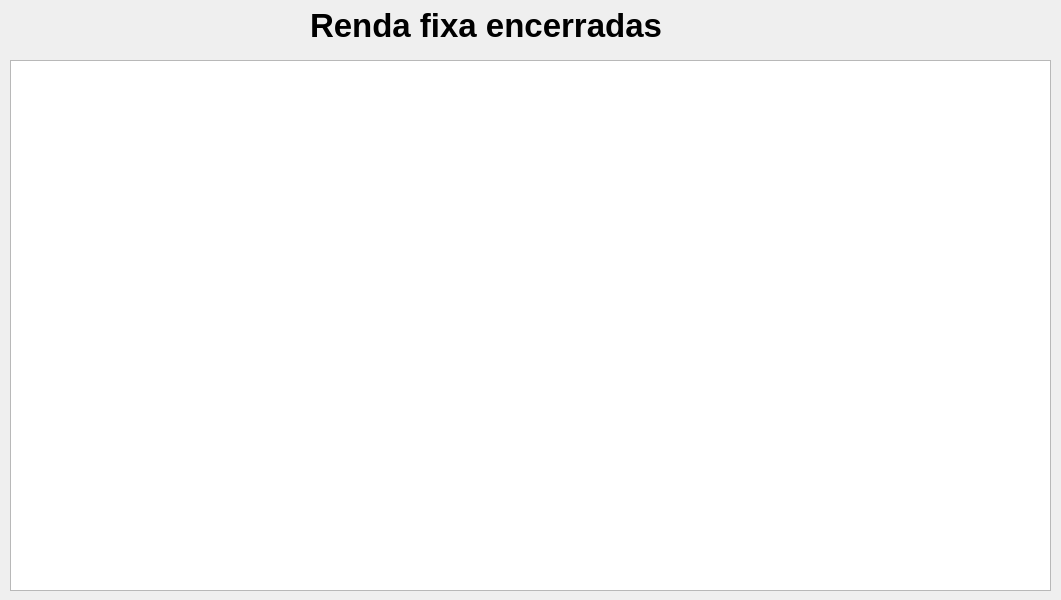
<?xml version="1.0" encoding="UTF-8"?>
<ui version="4.0">
 <class>ClosedFixedIncomesWindow</class>
 <widget class="QMainWindow" name="ClosedFixedIncomesWindow">
  <property name="geometry">
   <rect>
    <x>0</x>
    <y>0</y>
    <width>1061</width>
    <height>600</height>
   </rect>
  </property>
  <property name="windowTitle">
   <string>Renda fixa encerradas</string>
  </property>
  <widget class="QWidget" name="centralwidget">
   <widget class="QLabel" name="label">
    <property name="geometry">
     <rect>
      <x>310</x>
      <y>10</y>
      <width>391</width>
      <height>31</height>
     </rect>
    </property>
    <property name="font">
     <font>
      <pointsize>25</pointsize>
      <weight>75</weight>
      <bold>true</bold>
     </font>
    </property>
    <property name="text">
     <string>Renda fixa encerradas</string>
    </property>
   </widget>
   <widget class="QTableWidget" name="tableWidget">
    <property name="geometry">
     <rect>
      <x>10</x>
      <y>60</y>
      <width>1041</width>
      <height>531</height>
     </rect>
    </property>
   </widget>
  </widget>
 </widget>
 <resources/>
 <connections/>
</ui>
